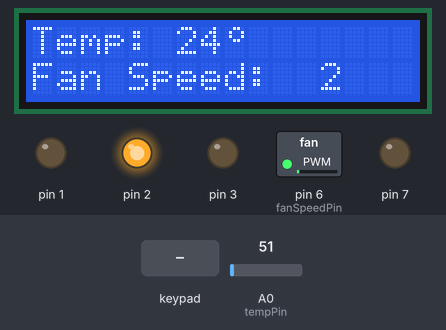
Simulated run of this sketch. Board: Arduino Uno, built with avr-gcc and run on an emulated ATmega328P. Parts: 16×2 character LCD, switched loads named in the sketch (green lamp = pin HIGH), output pins drawn as LEDs (lit = HIGH). Inputs (shaded band) come from the test bench; at power-on: A0 (tempPin) = 51.

Above: at 1.2 s.
1.3 s: A0 (tempPin) set to 44
At 3.2 s:
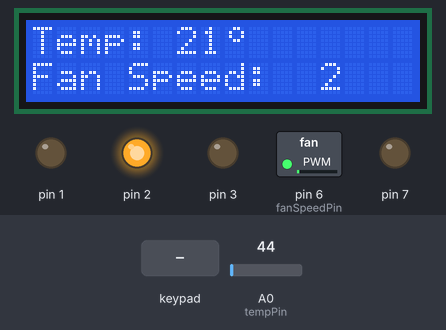
3.5 s: A0 (tempPin) set to 38
At 5.0 s:
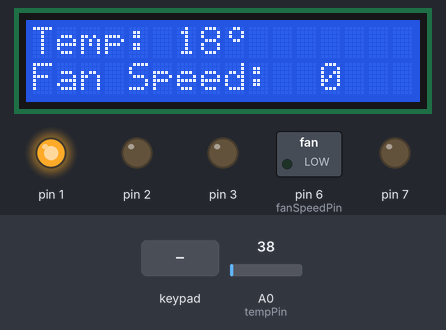
5.5 s: key '0' pressed
At 6.9 s:
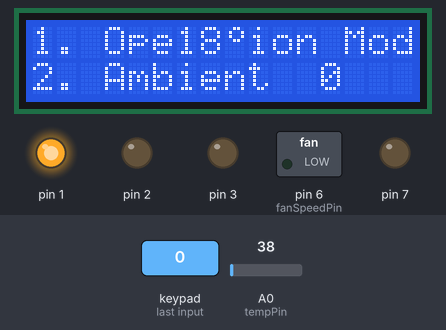
7.5 s: keypad keys 1 2 pressed 1.372 s apart
At 9.7 s:
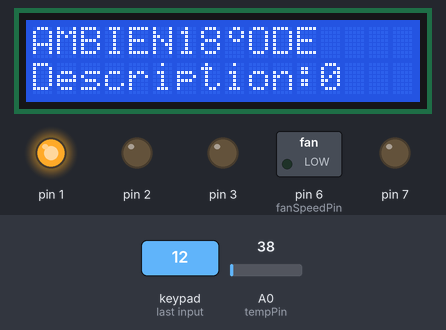
11.7 s: A0 (tempPin) set to 15
At 13.3 s:
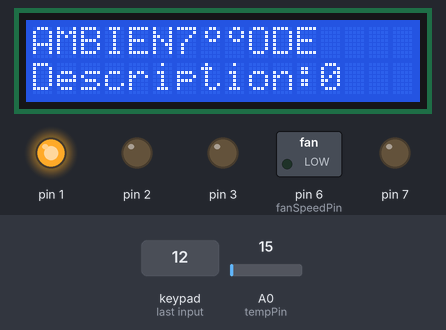
13.6 s: A0 (tempPin) set to 61
At 15.1 s:
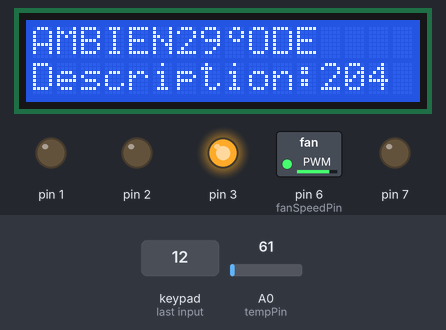
Timing chart, 0 to 16.6 s (numbered marks = the images above; inputs shaded):
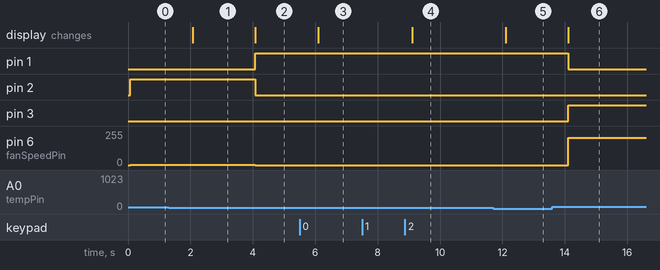

Measured:
- the behaviour switches between 41 and 40 on A0 (tempPin) (found by bisection; images 1 and 2)
- after the input at 1.3 s, the display: changes after 0.77 s (image 1)
- after the input at 3.5 s, pin 1: LOW → HIGH after 0.58 s; pin 2: HIGH → LOW after 0.58 s; pin 6 (fanSpeedPin): 2/255 → 0/255 after 0.58 s; the display: changes after 0.58 s (image 2)
- after the input at 5.5 s, the display: changes after 0.59 s (image 3)
- after the input at 7.5 s, the display: changes after 1.6 s (image 4)
- after the input at 11.7 s, the display: changes after 0.41 s (image 5)
- after the input at 13.6 s, pin 1: HIGH → LOW after 0.51 s; pin 3: LOW → HIGH after 0.51 s; pin 6 (fanSpeedPin): 0/255 → 204/255 after 0.51 s; the display: changes after 0.52 s (image 6)

The sketch:

code.ino
```cpp
#include <LiquidCrystal.h>
#include <EEPROM.h>
#include <Keypad.h>

const int rs = 13, en = 12, d4 = 11, d5 = 10, d6 = 9, d7 = 8;
LiquidCrystal lcd(rs, en, d4, d5, d6, d7);
int tempPin = 0;
int val;
short celcius;
char tempValue[16];

// Keypad
const byte ROWS = 4;
const byte COLS = 4;
char keys[ROWS][COLS] = {
  {'1','2','3','A'},
  {'4','5','6','B'},
  {'7','8','9','C'},
  {'*','0','#','D'}
};
byte rowPins[ROWS] = {5, 4, 0, A5};
byte colPins[COLS] = {A4, A3, A2, A1};
Keypad keypad = Keypad( makeKeymap(keys), rowPins, colPins, ROWS, COLS );

// Define state constants
const int HOME = 0;
const int SETUP = 1;
const int AMBIENT = 2;
const int HEAT = 3;
const int COLD = 4;
const int SET_UPPER_THRESHOLD = 5;
const int SET_LOWER_THRESHOLD = 6;
int currentState = HOME; // Initialize to HOME state

int upperThreshold = 30; // Default upper temperature threshold
int lowerThreshold = 20; // Default lower temperature threshold

// Function to set the upper temperature threshold
void setUpperThreshold(char key) {
  if (key >= '0' && key <= '9') {
    // If a numeric key is pressed, update the upper threshold
    upperThreshold = (upperThreshold * 10) + (key - '0');
  } else if (key == '#') {
    // If '#' is pressed, save the upper threshold to EEPROM
    EEPROM.write(0, upperThreshold);
    // Return to the SETUP menu
    currentState = SETUP;
  }
}

// Function to set the lower temperature threshold
void setLowerThreshold(char key) {
  if (key >= '0' && key <= '9') {
    // If a numeric key is pressed, update the lower threshold
    lowerThreshold = (lowerThreshold * 10) + (key - '0');
  } else if (key == '#') {
    // If '#' is pressed, save the lower threshold to EEPROM
    EEPROM.write(1, lowerThreshold);
    // Return to the SETUP menu
    currentState = SETUP;
  }
}

void displaySetupMenu(); // Function declaration
void handleSetupMenu(char key);
void Readtemp();

// Define custom character for the degree Celsius symbol
byte degreeSymbol[8] = {
  B00110,
  B01001,
  B01001,
  B00110,
  B00000,
  B00000,
  B00000,
  B00000
};

// Fan speed control variables
int fanSpeed = 0;
int fanSpeedPin = 6; // PWM pin for controlling fan speed

void setup() {
  pinMode(7, OUTPUT);
  pinMode(6, OUTPUT);
  pinMode(5, OUTPUT);
  pinMode(4, OUTPUT);
  pinMode(3, OUTPUT);
  pinMode(2, OUTPUT);
  pinMode(1, OUTPUT);
  pinMode(fanSpeedPin, OUTPUT); // Set fan speed pin as an OUTPUT
  analogWrite(fanSpeedPin, fanSpeed); // Initialize fan speed to 0
  lcd.createChar(0, degreeSymbol); // Define custom character at position 0
  lcd.begin(16, 2);
  lcd.setCursor(0, 0);
  lcd.print("Temp: ");
  lcd.setCursor(0, 1);
  lcd.print("Fan Speed:    ");
}

void loop() {
  char key = keypad.getKey();

  switch (currentState) {
    case HOME:
      if (key == '0') {
        currentState = SETUP;
        displaySetupMenu();
      }
      break;

    case SETUP:
      handleSetupMenu(key);
      break;

    case AMBIENT:
      // Handle AMBIENT menu logic here
      break;

    case HEAT:
      // Handle HEAT menu logic here
      break;

    case COLD:
      // Handle COLD menu logic here
      break;

    case SET_UPPER_THRESHOLD:
      setUpperThreshold(key);
      break;

    case SET_LOWER_THRESHOLD:
      setLowerThreshold(key);
      break;
  }
  // Temperature and Fan Control Logic
  Readtemp();

  // NORMAL TEMP
  if (celcius <= 25 && celcius >= 20) {
    fanSpeed = 2; // Set fan speed to 2 (minimum)
    analogWrite(fanSpeedPin, fanSpeed);
    digitalWrite(2, HIGH); // Green light
    digitalWrite(3, LOW); // Red Light
    digitalWrite(1, LOW); // Blue light
  }
  // HIGH TEMP
  else if (celcius > 25 && celcius < 30) {
    fanSpeed = map(celcius, 25, 30, 2, 255); // Gradually increase fan speed
    analogWrite(fanSpeedPin, fanSpeed);
    digitalWrite(2, LOW); // Green light
    digitalWrite(3, HIGH); // Red light
    digitalWrite(1, LOW); // Blue light
  }
  // MAX TEMP
  else if (celcius >= 30) {
    fanSpeed = 255; // Set fan speed to maximum
    analogWrite(fanSpeedPin, fanSpeed);
    digitalWrite(2, LOW); // Green light
    digitalWrite(3, HIGH); // Red light
    digitalWrite(1, LOW); // Blue light
  }
  // LOW TEMP
  else {
    fanSpeed = 0; // Set fan speed to 0
    analogWrite(fanSpeedPin, fanSpeed);
    digitalWrite(2, LOW); // Red light
    digitalWrite(3, LOW); // Green light
    digitalWrite(1, HIGH); // Blue light
  }

  // Update the fan speed display
  lcd.setCursor(12, 1);
  lcd.print("   "); // Clear fan speed value
  lcd.setCursor(12, 1);
  lcd.print(fanSpeed);

  delay(1000); // Add a delay to prevent flickering of the display
}

void Readtemp() {
  lcd.setCursor(6, 0);
  lcd.print("  "); // Clear the temperature value
  val = analogRead(tempPin);
  celcius = val * 4.88 / 10;
  lcd.setCursor(6, 0);
  lcd.print(celcius);
  lcd.write(byte(0)); // Display the custom degree Celsius symbol
}

void displaySetupMenu() {
  lcd.clear();
  lcd.setCursor(0, 0);
  lcd.print("1. Operation Mode");
  lcd.setCursor(0, 1);
  lcd.print("2. Ambient");
}

void handleSetupMenu(char key) {
  switch (key) {
    case '1':
      // Set the current state to AMBIENT
      currentState = AMBIENT;
      // Display relevant information on the LCD screen
      lcd.clear();
      lcd.setCursor(0, 0);
      lcd.print("AMBIENT MODE");
      lcd.setCursor(0, 1);
      lcd.print("Description:");

      break;

    case '2':
      // Set the current state to HEAT
      currentState = HEAT;
      // Display relevant information on the LCD screen
      lcd.clear();
      lcd.setCursor(0, 0);
      lcd.print("HEAT MODE");
      lcd.setCursor(0, 1);
      lcd.print("Description:");

      break;


    default:
      break;
  }
}
```
